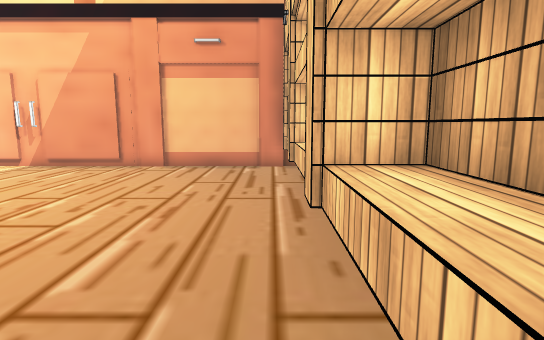
view 1 (above)

12 first-person views from a walk through a scene from a Unity 3-D project. The camera is 1.5 m above the floor, tilts 8° down and sees 80° across. The floor is counted in squares, 1 m on a side. Each view is taken from the middle of a square. On the plan, view 1 faces up. The plan holds only what a view shows up to about 15 squares ahead; the rest is blank. The place goes on beyond the plan. Some surface patterns are stand-ins.

view 2
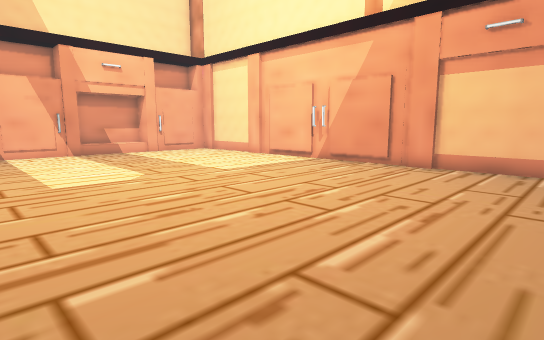

view 3
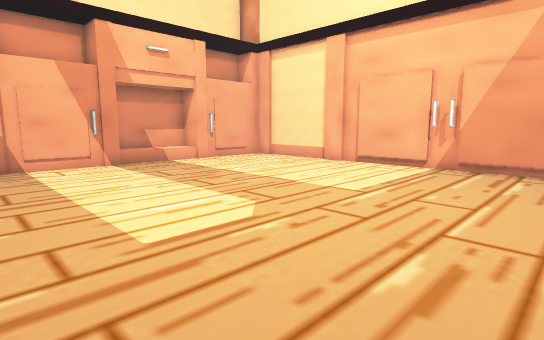

view 4
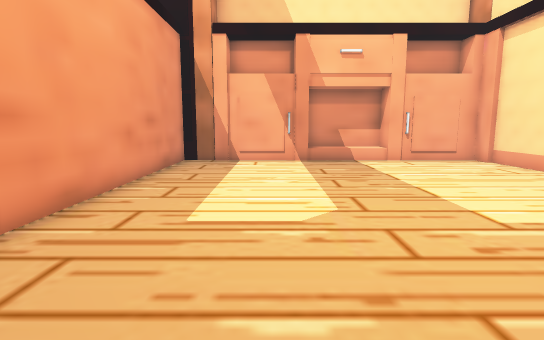

view 5
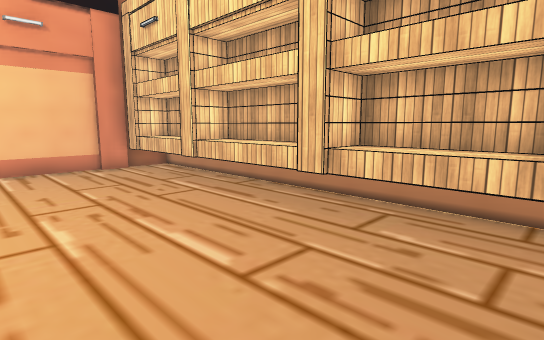

view 6
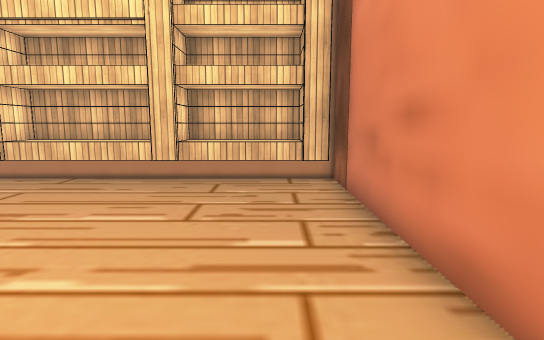

view 7
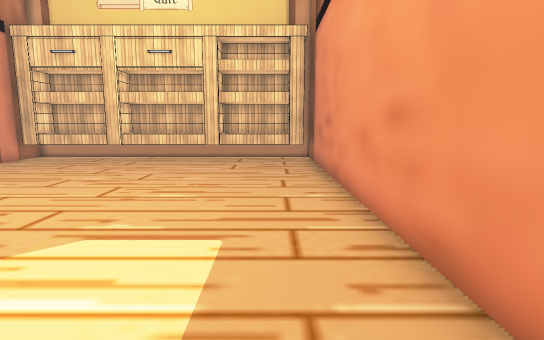

view 8
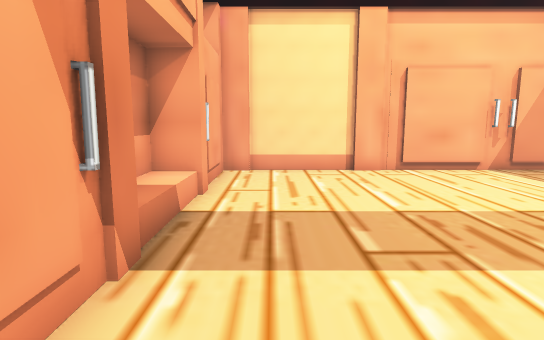

view 9
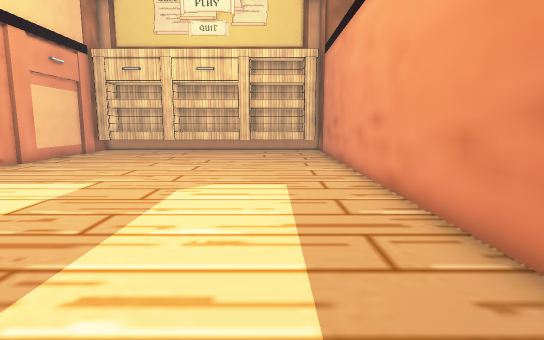

view 10
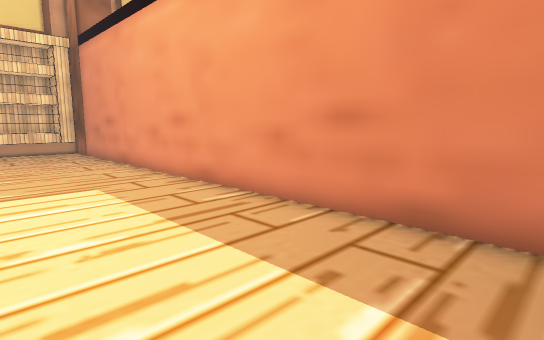

view 11
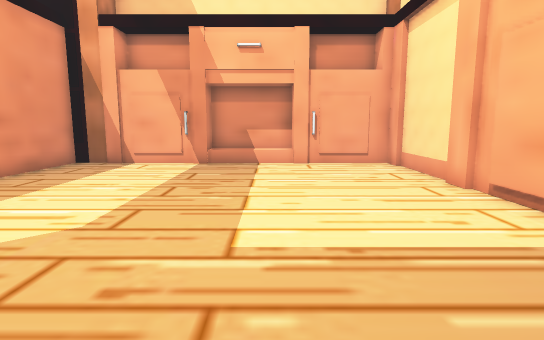

view 12
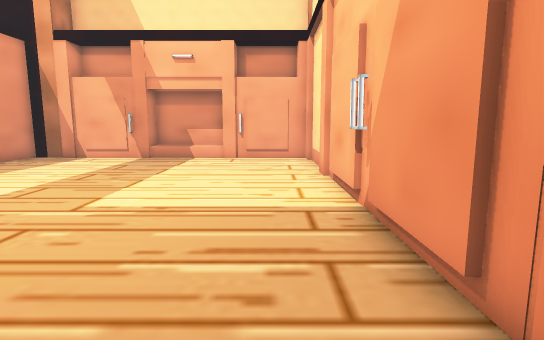

### Floor plan
Key: @ floor where view 1 was taken; # wall or solid block; . main floor; : floor 0.5 m higher than the main floor; ^ raised ledge.
Columns run from 19 left of view 1 to 2 right of it. Each row starts with its distance up from view 1.
 12  #####################
 11  #..................##
 10  #..................^#
  9  #..................^#
  8 ##..................^#
  7 #:..................^#
  6 #:..................^#
  5 #:..................^#
  4 ##..................^#
  3  #..................^#
  2  #..................^#
  1  #..................^#
  0  #.................@##
 -1  #####################

Positions as (right, up) in squares from view 1, and headings:
1: (0, 0), facing up
2: (0, 0), facing up-left
3: (-5, 0), facing up-left
4: (-4, 3), facing left
5: (-4, 0), facing up-right
6: (-7, 1), facing right
7: (-13, 1), facing right
8: (-16, 1), facing up
9: (-17, 2), facing right
10: (-17, 4), facing down-right
11: (-5, 7), facing left
12: (-3, 10), facing left
